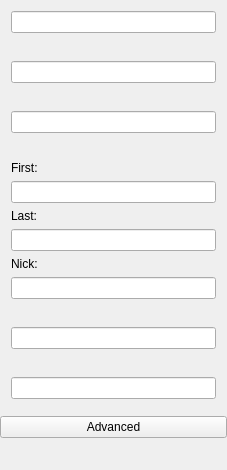
<ui version="4.0" >
 <class>ICQSearchBase</class>
 <widget class="QWidget" name="ICQSearchBase" >
  <property name="geometry" >
   <rect>
    <x>0</x>
    <y>0</y>
    <width>227</width>
    <height>470</height>
   </rect>
  </property>
  <property name="windowTitle" >
   <string></string>
  </property>
  <layout class="QVBoxLayout" >
   <property name="margin" >
    <number>0</number>
   </property>
   <property name="spacing" >
    <number>6</number>
   </property>
   <item>
    <widget class="RadioGroup" native="1" name="grpUin" >
     <layout class="QVBoxLayout" >
      <property name="margin" >
       <number>11</number>
      </property>
      <property name="spacing" >
       <number>6</number>
      </property>
      <item>
       <widget class="QLineEdit" name="edtUIN" />
      </item>
     </layout>
    </widget>
   </item>
   <item>
    <widget class="RadioGroup" native="1" name="grpScreen" >
     <layout class="QVBoxLayout" >
      <property name="margin" >
       <number>11</number>
      </property>
      <property name="spacing" >
       <number>6</number>
      </property>
      <item>
       <widget class="QLineEdit" name="edtScreen" />
      </item>
     </layout>
    </widget>
   </item>
   <item>
    <widget class="RadioGroup" native="1" name="grpMail" >
     <layout class="QVBoxLayout" >
      <property name="margin" >
       <number>11</number>
      </property>
      <property name="spacing" >
       <number>6</number>
      </property>
      <item>
       <widget class="QLineEdit" name="edtMail" />
      </item>
     </layout>
    </widget>
   </item>
   <item>
    <widget class="RadioGroup" native="1" name="grpName" >
     <layout class="QVBoxLayout" >
      <property name="margin" >
       <number>11</number>
      </property>
      <property name="spacing" >
       <number>6</number>
      </property>
      <item>
       <widget class="QLabel" name="lblFirst" >
        <property name="text" >
         <string>First:</string>
        </property>
        <property name="alignment" >
         <set>Qt::AlignLeading|Qt::AlignLeft|Qt::AlignVCenter</set>
        </property>
        <property name="wordWrap" >
         <bool>false</bool>
        </property>
       </widget>
      </item>
      <item>
       <widget class="QLineEdit" name="edtFirst" />
      </item>
      <item>
       <widget class="QLabel" name="lblLast" >
        <property name="text" >
         <string>Last:</string>
        </property>
        <property name="wordWrap" >
         <bool>false</bool>
        </property>
       </widget>
      </item>
      <item>
       <widget class="QLineEdit" name="edtLast" />
      </item>
      <item>
       <widget class="QLabel" name="lblNick" >
        <property name="text" >
         <string>Nick:</string>
        </property>
        <property name="wordWrap" >
         <bool>false</bool>
        </property>
       </widget>
      </item>
      <item>
       <widget class="QLineEdit" name="edtNick" />
      </item>
     </layout>
    </widget>
   </item>
   <item>
    <widget class="RadioGroup" native="1" name="grpAOL" >
     <layout class="QVBoxLayout" >
      <property name="margin" >
       <number>11</number>
      </property>
      <property name="spacing" >
       <number>6</number>
      </property>
      <item>
       <widget class="QLineEdit" name="edtAOL" />
      </item>
     </layout>
    </widget>
   </item>
   <item>
    <widget class="RadioGroup" native="1" name="grpAOL_UIN" >
     <layout class="QVBoxLayout" >
      <property name="margin" >
       <number>11</number>
      </property>
      <property name="spacing" >
       <number>6</number>
      </property>
      <item>
       <widget class="QLineEdit" name="edtAOL_UIN" />
      </item>
     </layout>
    </widget>
   </item>
   <item>
    <widget class="QPushButton" name="btnAdvanced" >
     <property name="text" >
      <string>Advanced</string>
     </property>
    </widget>
   </item>
   <item>
    <spacer>
     <property name="orientation" >
      <enum>Qt::Vertical</enum>
     </property>
     <property name="sizeType" >
      <enum>QSizePolicy::Expanding</enum>
     </property>
     <property name="sizeHint" >
      <size>
       <width>20</width>
       <height>20</height>
      </size>
     </property>
    </spacer>
   </item>
  </layout>
 </widget>
 <customwidgets>
  <customwidget>
   <class>RadioGroup</class>
   <extends>QWidget</extends>
   <header>intedit.h</header>
   <container>1</container>
  </customwidget>
 </customwidgets>
 <tabstops>
  <tabstop>edtUIN</tabstop>
  <tabstop>edtScreen</tabstop>
  <tabstop>edtMail</tabstop>
  <tabstop>edtFirst</tabstop>
  <tabstop>edtLast</tabstop>
  <tabstop>edtNick</tabstop>
  <tabstop>edtAOL</tabstop>
  <tabstop>edtAOL_UIN</tabstop>
  <tabstop>btnAdvanced</tabstop>
 </tabstops>
 <resources/>
 <connections/>
</ui>
